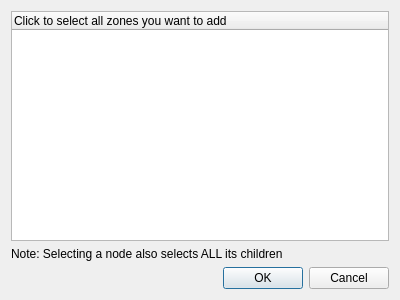
<?xml version="1.0" encoding="UTF-8"?>
<ui version="4.0">
 <class>SimUVAddClothingZones</class>
 <widget class="QDialog" name="SimUVAddClothingZones">
  <property name="geometry">
   <rect>
    <x>0</x>
    <y>0</y>
    <width>400</width>
    <height>300</height>
   </rect>
  </property>
  <property name="windowTitle">
   <string>Add Clothing Zones</string>
  </property>
  <layout class="QVBoxLayout" name="verticalLayout">
   <item>
    <widget class="QTreeWidget" name="zonesTreeWidget">
     <property name="selectionMode">
      <enum>QAbstractItemView::MultiSelection</enum>
     </property>
     <column>
      <property name="text">
       <string notr="true">Click to select all zones you want to add</string>
      </property>
     </column>
    </widget>
   </item>
   <item>
    <widget class="QLabel" name="label">
     <property name="text">
      <string>Note: Selecting a node also selects ALL its children</string>
     </property>
    </widget>
   </item>
   <item>
    <widget class="QDialogButtonBox" name="buttonBox">
     <property name="orientation">
      <enum>Qt::Horizontal</enum>
     </property>
     <property name="standardButtons">
      <set>QDialogButtonBox::Cancel|QDialogButtonBox::Ok</set>
     </property>
    </widget>
   </item>
  </layout>
 </widget>
 <resources/>
 <connections>
  <connection>
   <sender>buttonBox</sender>
   <signal>accepted()</signal>
   <receiver>SimUVAddClothingZones</receiver>
   <slot>accept()</slot>
   <hints>
    <hint type="sourcelabel">
     <x>248</x>
     <y>254</y>
    </hint>
    <hint type="destinationlabel">
     <x>157</x>
     <y>274</y>
    </hint>
   </hints>
  </connection>
  <connection>
   <sender>buttonBox</sender>
   <signal>rejected()</signal>
   <receiver>SimUVAddClothingZones</receiver>
   <slot>reject()</slot>
   <hints>
    <hint type="sourcelabel">
     <x>316</x>
     <y>260</y>
    </hint>
    <hint type="destinationlabel">
     <x>286</x>
     <y>274</y>
    </hint>
   </hints>
  </connection>
 </connections>
</ui>
